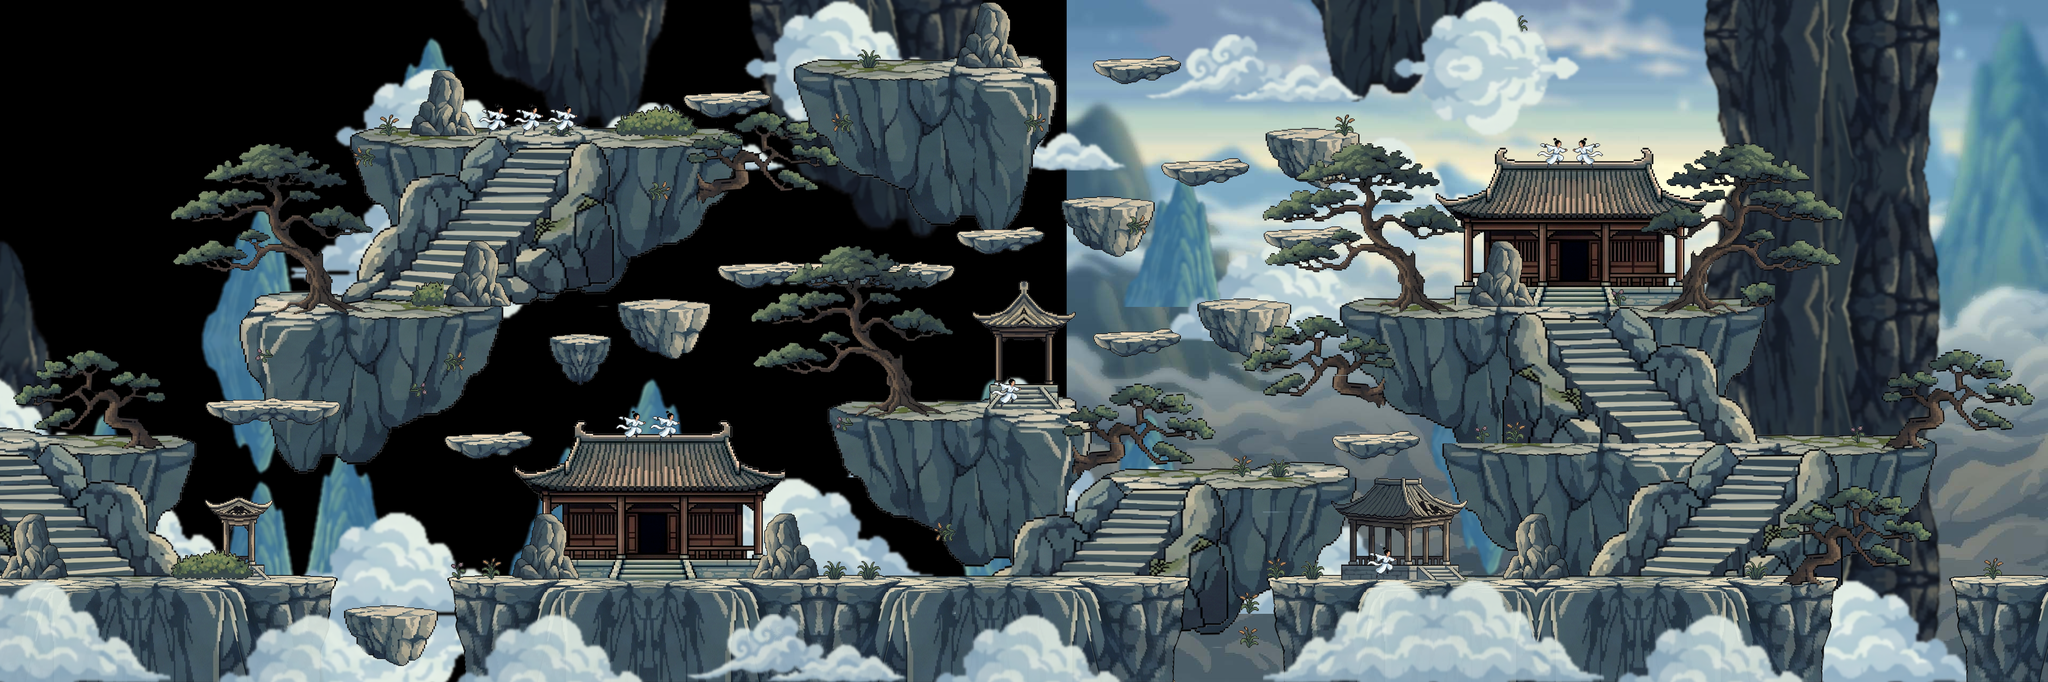

Below is a game level as drawn by its tile map, then a one-line description and the .tmx that defines it (tile-layer data replaced by summaries):
An orthogonal 60x20 tile map with 64x64 px tiles, 10 tile layers (mid, cloud_b, tree, mid_stonePlatform, ...), 1 image layer and 3 objects.

<map version="1.10" tiledversion="1.12.2" orientation="orthogonal" renderorder="right-down" width="60" height="20" tilewidth="64" tileheight="64" infinite="0" nextlayerid="14" nextobjectid="16">
 <tileset firstgid="1" source="map_ice.tsx" />
 <imagelayer id="2" name="bg" offsetx="2000" offsety="0" parallaxx="0.2" repeatx="1">
  <image source="images/bg.jpg" width="3017" height="1280" />
 </imagelayer>
 <layer id="8" name="mid" width="60" height="20" offsetx="-200" offsety="0" parallaxx="0.8">
  <data>[1200 cells, 542 non-empty, 61 distinct tile ids]</data>
 </layer>
 <layer id="12" name="cloud_b" width="60" height="20" offsetx="-36" offsety="0" parallaxx="0.9">
  <data>[1200 cells, 438 non-empty, 43 distinct tile ids]</data>
 </layer>
 <layer id="9" name="tree" width="60" height="20">
  <data>[1200 cells, 4 non-empty, 4 distinct tile ids]</data>
 </layer>
 <layer id="4" name="mid_stonePlatform" width="60" height="20">
  <data>[1200 cells, 469 non-empty, 63 distinct tile ids]</data>
 </layer>
 <layer id="6" name="stairs" width="60" height="20">
  <data>[1200 cells, 197 non-empty, 54 distinct tile ids]</data>
 </layer>
 <layer id="1" name="move" width="60" height="20">
  <properties>
   <property name="can_move" type="bool" value="true" />
  </properties>
  <data>[1200 cells, 340 non-empty, 47 distinct tile ids]</data>
 </layer>
 <layer id="3" name="house" width="60" height="20">
  <data>[1200 cells, 122 non-empty, 67 distinct tile ids]</data>
 </layer>
 <layer id="10" name="tree1" width="60" height="20">
  <data>[1200 cells, 304 non-empty, 66 distinct tile ids]</data>
 </layer>
 <layer id="5" name="ren" width="60" height="20">
  <data>[1200 cells, 16 non-empty, 2 distinct tile ids]</data>
 </layer>
 <layer id="11" name="cloud" width="60" height="20" opacity="0.9" parallaxx="1.2">
  <data>[1200 cells, 121 non-empty, 33 distinct tile ids]</data>
 </layer>
 <objectgroup id="13" name="对象层 1">
  <object id="12" gid="245" x="2920" y="525.333" width="64" height="64" />
  <object id="14" gid="245" x="1191.67" y="1032.67" width="64" height="64" />
  <object id="15" gid="322" x="1882" y="708" width="64" height="64" />
 </objectgroup>
</map>
